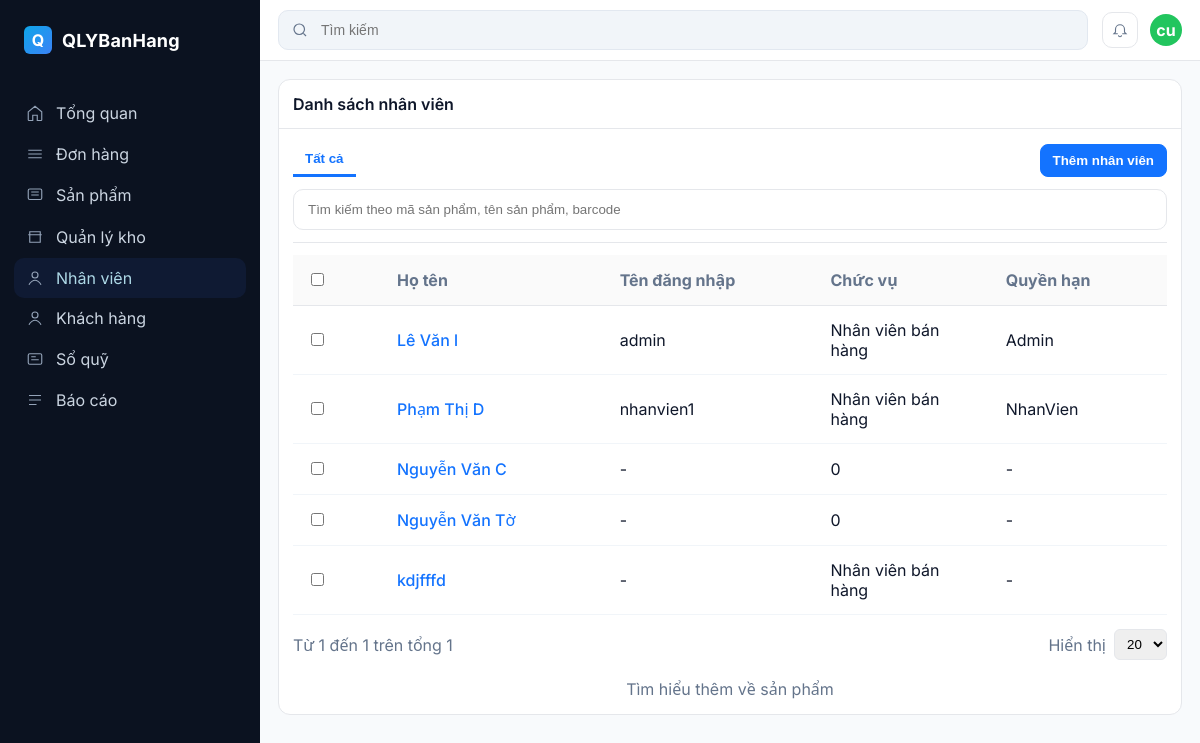
The page /Back-end/FE/FE/employee.php on the database its author committed.
### tables this page shows
CREATE TABLE `nguoidung` (
  `MaND` int(11) NOT NULL,
  `TenDangNhap` varchar(50) NOT NULL,
  `MatKhau` varchar(255) NOT NULL,
  `QuyenHan` enum('Admin','NhanVien','KhachHang') NOT NULL,
  `SDT` varchar(15) DEFAULT NULL,
  `MaNV` int(11) DEFAULT NULL,
  `MaKH` int(11) DEFAULT NULL
);

CREATE TABLE `nhanvien` (
  `MaNV` int(11) NOT NULL,
  `HoTen` varchar(150) NOT NULL,
  `ChucVu` varchar(100) DEFAULT NULL,
  `MaND` int(11) DEFAULT NULL,
  `SDT` varchar(15) DEFAULT NULL,
  `Email` varchar(100) DEFAULT NULL,
  `DiaChi` varchar(255) DEFAULT NULL
);

### Back-end/FE/FE/employee.php (the view, shortened to what this page needs)
<?php
include 'connect.php';
$sql = "SELECT nv.MaNV, nv.HoTen, nv.ChucVu, nd.TenDangNhap, nd.QuyenHan
        FROM NhanVien nv
        LEFT JOIN NguoiDung nd ON nv.MaNV = nd.MaNV";
$result = $conn->query($sql);
?>
<!doctype html>
<html lang="vi">
<head>
</head>
<body>
  <div class="app">
    <aside class="sidebar">
      <div class="brand">
        <div class="brand-logo">Q</div>
        <h1>QLYBanHang</h1>
      </div>
      <nav class="nav">
        <div class="nav-section">
          <a class="nav-item" href="manuadmin.php">
            <svg viewBox="0 0 24 24" fill="none" stroke="currentColor"><path d="M3 10.5 12 3l9 7.5V21a1 1 0 0 1-1 1h-5v-7H9v7H4a1 1 0 0 1-1-1v-10.5z" stroke-width="1.5"/></svg>
            Tổng quan
          </a>
          <a class="nav-item" href="orders.php"><svg viewBox="0 0 24 24" fill="none" stroke="currentColor"><path d="M3 7h18M3 12h18M3 17h18" stroke-width="1.5"/></svg> Đơn hàng</a>
          <a class="nav-item" href="products.php"><svg viewBox="0 0 24 24" fill="none" stroke="currentColor"><rect x="3" y="4" width="18" height="14" rx="2" stroke-width="1.5"/><path d="M7 8h10M7 12h10" stroke-width="1.5"/></svg> Sản phẩm</a>
          <a class="nav-item" href="inventories.php"><svg viewBox="0 0 24 24" fill="none" stroke="currentColor"><path d="M3 9h18M5 9V5h14v4M5 9v10h14V9" stroke-width="1.5"/></svg> Quản lý kho</a>
          <a class="nav-item active" href="employee.php" style="color: lightblue;"><svg viewBox="0 0 24 24" fill="none" stroke="currentColor"><circle cx="12" cy="8" r="4" stroke-width="1.5"/><path d="M4 21c1.5-4 6-6 8-6s6.5 2 8 6" stroke-width="1.5"/></svg> Nhân viên</a>
          <a class="nav-item" href="customers.php" ><svg viewBox="0 0 24 24" fill="none" stroke="currentColor"><circle cx="12" cy="8" r="4" stroke-width="1.5"/><path d="M4 21c1.5-4 6-6 8-6s6.5 2 8 6" stroke-width="1.5"/></svg> Khách hàng</a>
          <a class="nav-item" href="#"><svg viewBox="0 0 24 24" fill="none" stroke="currentColor"><rect x="3" y="5" width="18" height="14" rx="2" stroke-width="1.5"/><path d="M7 9h6M7 13h10" stroke-width="1.5"/></svg> Sổ quỹ</a>
          <a class="nav-item" href="#"><svg viewBox="0 0 24 24" fill="none" stroke="currentColor"><path d="M4 6h16M4 12h16M4 18h10" stroke-width="1.5"/></svg> Báo cáo</a>
        </div>
      </nav>
    </aside>
    <section class="content">
      <div class="topbar">
        <div class="search">
          <svg width="18" height="18" viewBox="0 0 24 24" fill="none" stroke="#64748b"><circle cx="11" cy="11" r="7" stroke-width="1.6"/><path d="M20 20l-3.5-3.5" stroke-width="1.6"/></svg>
          <input placeholder="Tìm kiếm" />
        </div>
        <div class="topbar-actions">
          <button class="icon-btn" title="Thông báo"><svg width="18" height="18" viewBox="0 0 24 24" fill="none" stroke="#64748b"><path d="M15 17h5l-1.4-1.4A2 2 0 0 1 18 14.2V11a6 6 0 1 0-12 0v3.2c0 .5-.2 1-.6 1.4L4 17h5" stroke-width="1.5"/><path d="M10 19a2 2 0 0 0 4 0" stroke-width="1.5"/></svg></button>
          <div class="avatar">cu</div>
        </div>
      </div>
    <div class="main">
        <div class="left">
            <div class="left">
                <div class="card">
                <div class="card-hd">Danh sách nhân viên</div>
                <div class="card-bd">
                    <div style="border-bottom:1px solid var(--border); padding-bottom:12px; margin-bottom:12px;">
                    <nav style="display:flex; align-items:center; justify-content:space-between; gap:12px;">
                        <div style="display:flex; align-items:center; gap:12px;">
                        <button style="background:transparent; border:none; color:var(--primary); font-weight:700; padding:8px 12px; border-bottom:3px solid var(--primary);">Tất cả</button>
                        </div>
                        <div style="display:flex; gap:8px; align-items:center;">
                        <a href="#"><button class="btn primary">Thêm nhân viên</button></a>
                        </div>
                    </nav>
                    <div style="margin-top:12px; display:flex; gap:12px; align-items:center;">
                        <input placeholder="Tìm kiếm theo mã sản phẩm, tên sản phẩm, barcode" style="flex:1; padding:12px 14px; border:1px solid var(--border); border-radius:10px; background:#fff;" />
                    </div>
                    </div>
                    <div style="overflow:auto;">
            <table style="width:100%; border-collapse:collapse; background:#fff;">
              <thead>
                <tr style="background:#fafafa; color:var(--muted); text-align:left;">
                  <th style="width:48px; padding:14px; border-bottom:1px solid var(--border);"><input type="checkbox" /></th>
                  <th style="padding:14px; border-bottom:1px solid var(--border); width:160px;">Họ tên</th>
                  <th style="padding:14px; border-bottom:1px solid var(--border); width:150px;">Tên đăng nhập</th>
                  <th style="padding:14px; border-bottom:1px solid var(--border); width:120px;">Chức vụ</th>
                  <th style="padding:14px; border-bottom:1px solid var(--border); width:120px;">Quyền hạn</th>
                </tr>
              </thead>
              <tbody>
                <?php if ($result->num_rows > 0): ?>
                  <?php while($row = $result->fetch_assoc()): ?>
                    <tr>
                      <td style="padding:14px; border-bottom:1px solid #f1f5f9;">
                        <input type="checkbox" />
                      </td>
                      <td style="padding:14px; border-bottom:1px solid #f1f5f9; color:var(--primary); font-weight:500;">
                        <?= htmlspecialchars($row['HoTen']) ?>
                      </td>
                      <td style="padding:14px; border-bottom:1px solid #f1f5f9;">
                        <?= htmlspecialchars($row['TenDangNhap'] ?? '-') ?>
                      </td>
                      <td style="padding:14px; border-bottom:1px solid #f1f5f9;">
                        <?= htmlspecialchars($row['ChucVu'] ?? '-') ?>
                      </td>
                      <td style="padding:14px; border-bottom:1px solid #f1f5f9;">
                        <?= htmlspecialchars($row['QuyenHan'] ?? '-') ?>
                      </td>
                    </tr>
                  <?php endwhile; ?>
                <?php else: ?>
                  <tr>
                    <td colspan="5" style="text-align:center; padding:14px;">Chưa có nhân viên nào</td>
                  </tr>
                <?php endif; ?>
              </tbody>
            </table>
          </div>
                    <div style="display:flex; justify-content:space-between; align-items:center; margin-top:14px;">
                    <div style="color:var(--muted);">Từ 1 đến 1 trên tổng 1</div>
                    <div style="display:flex; align-items:center; gap:8px;">
                        <div style="color:var(--muted);">Hiển thị</div>
                        <select style="padding:6px 8px; border:1px solid var(--border); border-radius:6px;"><option>20</option></select>
                    </div>
                    </div>
                    <div style="text-align:center; margin-top:18px; color:var(--muted);">
                    Tìm hiểu thêm về <a href="#">sản phẩm</a>
                    </div>
                </div>
                </div>
            </div>
        </div>
    </div>
    </section>
  </div>
</body>
</html>

### Back-end/FE/FE/employee.php (style rules this page uses)
:root { --bg: #0b1220; --bg-2: #0e172a; --primary: #1373ff; --text: #0f172a; --muted: #64748b; --border: #e5e7eb; --surface: #ffffff; --surface-2: #f8fafc; --chip: #eef2ff; }
html, body { height: 100%; }
body { margin: 0; font-family: Inter, system-ui, -apple-system, Segoe UI, Roboto, "Helvetica Neue", Arial, "Noto Sans", "Apple Color Emoji", "Segoe UI Emoji"; color: var(--text); background: var(--surface-2); }
a { color: inherit; text-decoration: none; }
.app { display: grid; grid-template-columns: 260px 1fr; min-height: 100vh; }
.sidebar { background: var(--bg); color: #cbd5e1; padding: 18px 14px; display: flex; flex-direction: column; }
.brand { display:flex; align-items:center; gap:10px; padding: 8px 10px; margin-bottom: 8px; }
.brand-logo { width:28px; height:28px; border-radius:6px; background: linear-gradient(135deg,#0ea5e9,#3b82f6); display:grid; place-items:center; color:#fff; font-weight:700; }
.brand h1 { font-size: 18px; color:#fff; margin:0; font-weight:700; letter-spacing:.2px; }
.nav { margin-top: 8px; }
.nav-section { margin-top: 14px; }
.nav-item { display:flex; align-items:center; gap:12px; padding: 10px 12px; border-radius:10px; color:#cbd5e1; }
.nav-item.active { background: #0f1a33; color:#fff; }
.nav-item svg { width:18px; height:18px; color:#94a3b8; }
.content { display:flex; flex-direction:column; }
.topbar { background:#fff; border-bottom:1px solid var(--border); padding: 10px 18px; display:flex; align-items:center; gap:14px; }
.search { flex:1; display:flex; align-items:center; gap:10px; background:#f1f5f9; border:1px solid #e2e8f0; padding:10px 12px; border-radius:10px; }
.search input { flex:1; border:none; outline:none; background:transparent; font-size:14px; }
.topbar-actions { display:flex; align-items:center; gap:12px; }
.icon-btn { width:36px; height:36px; display:grid; place-items:center; border:1px solid var(--border); background:#fff; border-radius:10px; cursor:pointer; }
.avatar { width:32px; height:32px; border-radius:50%; background:#22c55e; display:grid; place-items:center; color:#fff; font-weight:700; }
.main { display:grid; gap: 18px; padding: 18px; }
.btn { display:inline-flex; align-items:center; gap:8px; padding:8px 12px; border-radius:8px; border:1px solid var(--border); background:#fff; cursor:pointer; font-weight:600; }
.btn.primary { background: var(--primary); color:#fff; border-color: var(--primary); }
.card { background:#fff; border:1px solid var(--border); border-radius:12px; }
.card .card-hd { padding:14px; border-bottom:1px solid var(--border); font-weight:600; }
.card .card-bd { padding: 14px; }

### rows shown on the page
nguoidung: MaNV.HoTen "Lê Văn l", TenDangNhap "admin", MaNV.ChucVu "Nhân viên bán hàng", QuyenHan "Admin"
nguoidung: MaNV.HoTen "Phạm Thị D", TenDangNhap "nhanvien1", MaNV.ChucVu "Nhân viên bán hàng", QuyenHan "NhanVien"
nhanvien: HoTen "Nguyễn Văn C", TenDangNhap "-", ChucVu "0", QuyenHan "-"
nhanvien: HoTen "Nguyễn Văn Tờ", TenDangNhap "-", ChucVu "0", QuyenHan "-"
nhanvien: HoTen "kdjfffd", TenDangNhap "-", ChucVu "Nhân viên bán hàng", QuyenHan "-"
